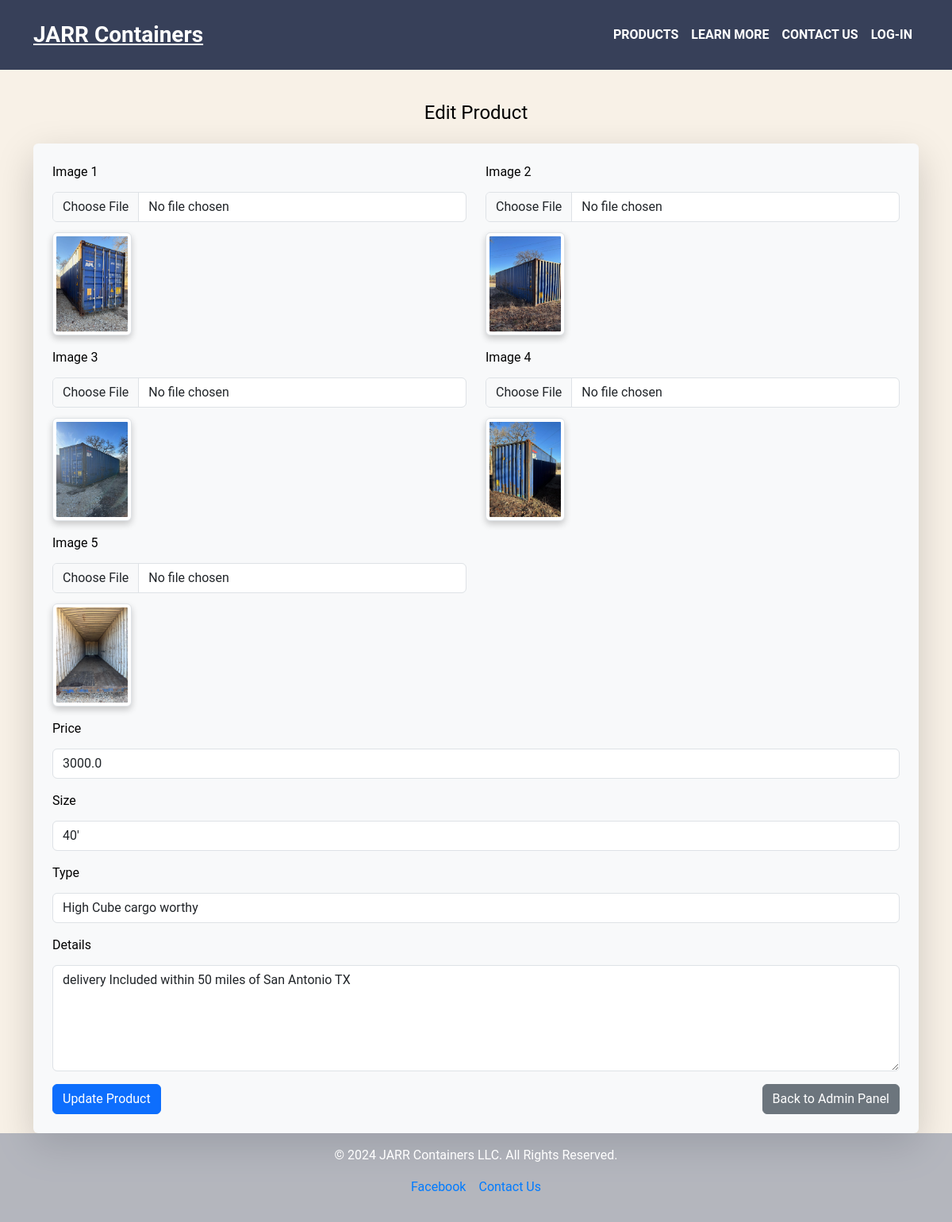
The app's page /admin/products/edit/7 (signed in) with its own data.
### app.py (models this page shows, shortened)
class Container(db.Model):
    id = db.Column(db.Integer, primary_key=True)
    image1 = db.Column(db.String(200), nullable=True)
    image2 = db.Column(db.String(200), nullable=True)
    image3 = db.Column(db.String(200), nullable=True)
    image4 = db.Column(db.String(200), nullable=True)
    image5 = db.Column(db.String(200), nullable=True)
    price = db.Column(db.Float, nullable=False)
    size = db.Column(db.String(50), nullable=False)
    type = db.Column(db.String(50), nullable=False)
    details = db.Column(db.Text, nullable=False)

### app.py (the view, shortened to what this page needs)
@app.route('/admin/products/edit/<int:container_id>', methods=['GET', 'POST'])
@login_required
def edit_product(container_id):
    container = Container.query.get_or_404(container_id)
    return render_template('edit_product.html', container=container)

### app.py (called while the page is built)
@login_manager.user_loader
def load_user(user_id):
    return User.query.get(int(user_id))

### templates/edit_product.html (shortened to what this page needs)
{% extends 'base.html' %}
{% block content %}
<div class="container mt-5">
    <h1 class="text-center mb-4">Edit Product</h1>
    <form action="{{ url_for('edit_product', container_id=container.id) }}" method="POST" enctype="multipart/form-data" class="shadow-lg p-4 rounded bg-light">
        <div class="row">
            <div class="col-md-6 mb-3">
                <label for="image1" class="form-label">Image 1</label>
                <input type="file" name="image1" class="form-control">
                {% if container.image1 %}
                    <img src="{{ url_for('static', filename='uploads/' + container.image1) }}" alt="Image 1" class="img-thumbnail mt-2" style="width:100px;">
                {% endif %}
            </div>
            <div class="col-md-6 mb-3">
                <label for="image2" class="form-label">Image 2</label>
                <input type="file" name="image2" class="form-control">
                {% if container.image2 %}
                    <img src="{{ url_for('static', filename='uploads/' + container.image2) }}" alt="Image 2" class="img-thumbnail mt-2" style="width:100px;">
                {% endif %}
            </div>
            <div class="col-md-6 mb-3">
                <label for="image3" class="form-label">Image 3</label>
                <input type="file" name="image3" class="form-control">
                {% if container.image3 %}
                    <img src="{{ url_for('static', filename='uploads/' + container.image3) }}" alt="Image 3" class="img-thumbnail mt-2" style="width:100px;">
                {% endif %}
            </div>
            <div class="col-md-6 mb-3">
                <label for="image4" class="form-label">Image 4</label>
                <input type="file" name="image4" class="form-control">
                {% if container.image4 %}
                    <img src="{{ url_for('static', filename='uploads/' + container.image4) }}" alt="Image 4" class="img-thumbnail mt-2" style="width:100px;">
                {% endif %}
            </div>
            <div class="col-md-6 mb-3">
                <label for="image5" class="form-label">Image 5</label>
                <input type="file" name="image5" class="form-control">
                {% if container.image5 %}
                    <img src="{{ url_for('static', filename='uploads/' + container.image5) }}" alt="Image 5" class="img-thumbnail mt-2" style="width:100px;">
                {% endif %}
            </div>
        </div>
        <div class="mb-3">
            <label for="price" class="form-label">Price</label>
            <input type="text" name="price" class="form-control" value="{{ container.price }}" required>
        </div>
        <div class="mb-3">
            <label for="size" class="form-label">Size</label>
            <input type="text" name="size" class="form-control" value="{{ container.size }}" required>
        </div>
        <div class="mb-3">
            <label for="type" class="form-label">Type</label>
            <input type="text" name="type" class="form-control" value="{{ container.type }}" required>
        </div>
        <div class="mb-3">
            <label for="details" class="form-label">Details</label>
            <textarea name="details" class="form-control" rows="5" required>{{ container.details }}</textarea>
        </div>
        <div class="d-flex justify-content-between">
            <button type="submit" class="btn btn-primary">Update Product</button>
            <a href="{{ url_for('admin') }}" class="btn btn-secondary">Back to Admin Panel</a>
        </div>
    </form>
</div>
{% endblock %}

### static/css/styles.css (style rules this page uses)
* { margin: 0; padding: 0; box-sizing: border-box; }
html, body { height: 100%; margin: 0; }
body { padding-top: 80px; font-family: 'Roboto', sans-serif; background-color: #f8f1e7; color: #000; display: flex; flex-direction: column; }
form { text-align: left; margin-top: 20px; }
form input, form textarea { width: 100%; padding: 10px; margin: 5px 0; border: 1px solid #ccc; border-radius: 5px; }
form button { padding: 10px 20px; background-color: #007bff; color: white; border: none; border-radius: 5px; cursor: pointer; }
h1 { font-size: 1.5rem; font-weight: 400; }
img { border-radius: 10px; box-shadow: 0 4px 8px rgba(0, 0, 0, 0.2); }

### records on screen
Container: image1 (picture), image2 (picture), image3 (picture), image4 (picture), image5 (picture), price "3000.0", size "40'", type "High Cube cargo worthy", details "delivery Included within 50 miles of San Antonio TX"
